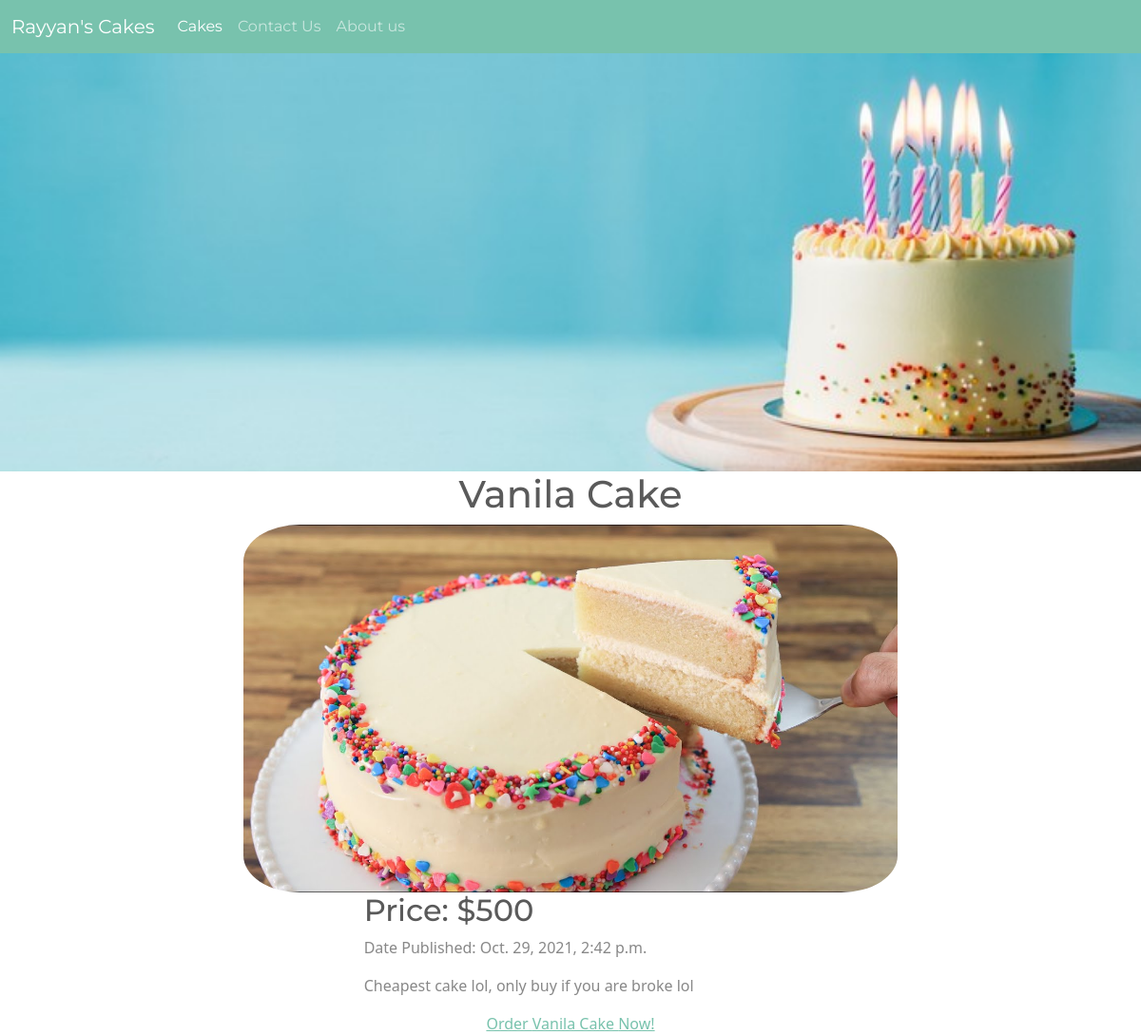
/cakes/4/, run on the app's committed database.
### cakes/models.py (models this page shows, shortened)
class Cake(models.Model):
    name = models.CharField(max_length=30)
    pub_date = models.DateTimeField('Date Uploaded')
    price = models.IntegerField()
    picture_name = models.CharField(max_length=50)
    description = models.CharField(max_length=100)
    cooking_time = models.IntegerField()

### cakes/views.py (the view)
# urls.py: path('<int:cake_id>/', views.detail, name='detail'),
def detail(request, cake_id):
    cake = get_object_or_404(Cake, pk=cake_id)
    return render(request, 'cakes/detail.html', {'cake':cake})

### cakes/templates/cakes/detail.html (shortened to what this page needs)
<!DOCTYPE html>
<html lang="en">
<head>
    {% load static %}
    <link rel="stylesheet"  href="{%  static  'style.css'  %}">
</head>
<body>
    <div>
        <nav class="navbar navbar-expand-lg navbar-dark bg-primary">
            <div class="container-fluid">
              <a class="navbar-brand" href="#">Rayyan's Cakes</a>
              <div class="collapse navbar-collapse" id="navbarColor01">
                <ul class="navbar-nav me-auto">
                  <li class="nav-item">
                    <a class="nav-link active" href="{% url 'cakes:index' %}">Cakes
                    </a>
                  </li>
                  <li class="nav-item">
                    <a class="nav-link" href="#">Contact Us</a>
                  </li>
                  <li class="nav-item">
                    <a class="nav-link" href="#">About us</a>
                  </li>
                </ul>
              </div>
            </div>
          </nav>
          <img src="{% get_static_prefix %}cakes/birthday.jpeg" alt="banner image of a cake" style="width: 100%;">
    </div>
    <div class="container">
        <div class="row">
            <div class="col"></div>
            <div class="col-8">
                <h1 style="text-align: center;">{{ cake.name }}</h1>
                <div class="container">
                    <div class="row">
                        <img src="{% get_static_prefix %}cakes/{{ cake.picture_name }}.jpg" alt="" style="border-radius: 10%;">
                    </div>
                </div>
                <div class="row">
                    <div class="col"></div>
                    <div class="col-8">
                        <div class="container">
                            <div class="row">
                                <h2>Price: ${{ cake.price }}</h2>
                                <p>Date Published: {{ cake.pub_date }}</p>
                                <p>{{ cake.description }}</p>
                                <a href="{% url 'cakes:order' cake.id %}", style="text-align: center;">Order {{ cake.name }} Now!</a>
                            </div>
                        </div>
                    </div>
                    <div class="col"></div>
                </div>
            </div>
            <div class="col"></div>
        </div>
    </div>
</body>
</html>

### data on the page
Cake: name "Vanila Cake", picture_name (picture), price "500", pub_date "Oct. 29, 2021, 2:42 p.m.", description "Cheapest cake lol, only buy if you are broke lol"
